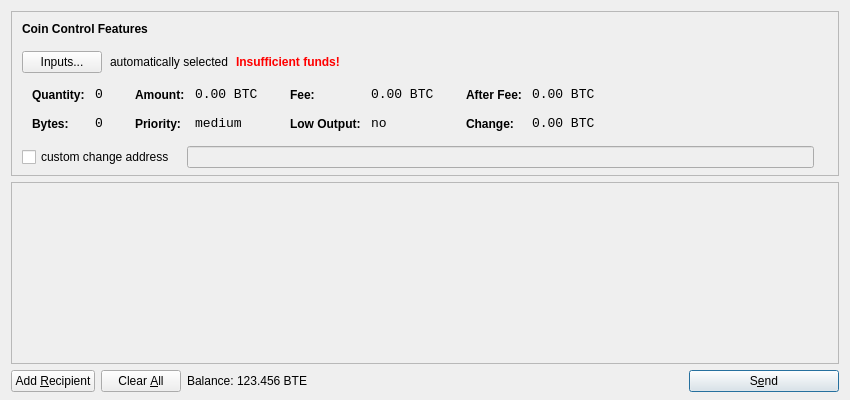
<?xml version="1.0" encoding="UTF-8"?>
<ui version="4.0">
 <class>SendCoinsDialog</class>
 <widget class="QDialog" name="SendCoinsDialog">
  <property name="geometry">
   <rect>
    <x>0</x>
    <y>0</y>
    <width>850</width>
    <height>400</height>
   </rect>
  </property>
  <property name="windowTitle">
   <string>Send Coins</string>
  </property>
  <layout class="QVBoxLayout" name="verticalLayout" stretch="0,1,0">
   <property name="bottomMargin">
    <number>8</number>
   </property>
   <item>
    <widget class="QFrame" name="frameCoinControl">
     <property name="sizePolicy">
      <sizepolicy hsizetype="Expanding" vsizetype="Expanding">
       <horstretch>0</horstretch>
       <verstretch>0</verstretch>
      </sizepolicy>
     </property>
     <property name="maximumSize">
      <size>
       <width>16777215</width>
       <height>16777215</height>
      </size>
     </property>
     <property name="frameShape">
      <enum>QFrame::StyledPanel</enum>
     </property>
     <property name="frameShadow">
      <enum>QFrame::Sunken</enum>
     </property>
     <layout class="QVBoxLayout" name="verticalLayoutCoinControl2">
      <property name="spacing">
       <number>-1</number>
      </property>
      <property name="leftMargin">
       <number>0</number>
      </property>
      <property name="topMargin">
       <number>0</number>
      </property>
      <property name="rightMargin">
       <number>0</number>
      </property>
      <property name="bottomMargin">
       <number>6</number>
      </property>
      <item>
       <layout class="QVBoxLayout" name="verticalLayoutCoinControl" stretch="0,0,0,0,1">
        <property name="spacing">
         <number>0</number>
        </property>
        <property name="leftMargin">
         <number>10</number>
        </property>
        <property name="topMargin">
         <number>10</number>
        </property>
        <item>
         <layout class="QHBoxLayout" name="horizontalLayoutCoinControl1">
          <property name="bottomMargin">
           <number>15</number>
          </property>
          <item>
           <widget class="QLabel" name="labelCoinControlFeatures">
            <property name="sizePolicy">
             <sizepolicy hsizetype="Preferred" vsizetype="Maximum">
              <horstretch>0</horstretch>
              <verstretch>0</verstretch>
             </sizepolicy>
            </property>
            <property name="font">
             <font>
              <weight>75</weight>
              <bold>true</bold>
             </font>
            </property>
            <property name="styleSheet">
             <string notr="true">font-weight:bold;</string>
            </property>
            <property name="text">
             <string>Coin Control Features</string>
            </property>
           </widget>
          </item>
         </layout>
        </item>
        <item>
         <layout class="QHBoxLayout" name="horizontalLayoutCoinControl2" stretch="0,0,0,0">
          <property name="spacing">
           <number>8</number>
          </property>
          <property name="bottomMargin">
           <number>10</number>
          </property>
          <item>
           <widget class="QPushButton" name="pushButtonCoinControl">
            <property name="styleSheet">
             <string notr="true"/>
            </property>
            <property name="text">
             <string>Inputs...</string>
            </property>
           </widget>
          </item>
          <item>
           <widget class="QLabel" name="labelCoinControlAutomaticallySelected">
            <property name="text">
             <string>automatically selected</string>
            </property>
            <property name="margin">
             <number>5</number>
            </property>
           </widget>
          </item>
          <item>
           <widget class="QLabel" name="labelCoinControlInsuffFunds">
            <property name="font">
             <font>
              <weight>75</weight>
              <bold>true</bold>
             </font>
            </property>
            <property name="styleSheet">
             <string notr="true">color:red;font-weight:bold;</string>
            </property>
            <property name="text">
             <string>Insufficient funds!</string>
            </property>
            <property name="margin">
             <number>5</number>
            </property>
           </widget>
          </item>
          <item>
           <spacer name="horizontalSpacerCoinControl">
            <property name="orientation">
             <enum>Qt::Horizontal</enum>
            </property>
            <property name="sizeHint" stdset="0">
             <size>
              <width>40</width>
              <height>1</height>
             </size>
            </property>
           </spacer>
          </item>
         </layout>
        </item>
        <item>
         <widget class="QWidget" name="widgetCoinControl" native="true">
          <property name="sizePolicy">
           <sizepolicy hsizetype="Preferred" vsizetype="Preferred">
            <horstretch>0</horstretch>
            <verstretch>0</verstretch>
           </sizepolicy>
          </property>
          <property name="minimumSize">
           <size>
            <width>0</width>
            <height>0</height>
           </size>
          </property>
          <property name="styleSheet">
           <string notr="true"/>
          </property>
          <layout class="QHBoxLayout" name="horizontalLayoutCoinControl5">
           <property name="margin">
            <number>0</number>
           </property>
           <item>
            <layout class="QHBoxLayout" name="horizontalLayoutCoinControl3" stretch="0,0,0,1">
             <property name="spacing">
              <number>20</number>
             </property>
             <property name="topMargin">
              <number>0</number>
             </property>
             <property name="bottomMargin">
              <number>10</number>
             </property>
             <item>
              <layout class="QFormLayout" name="formLayoutCoinControl1">
               <property name="horizontalSpacing">
                <number>10</number>
               </property>
               <property name="verticalSpacing">
                <number>14</number>
               </property>
               <property name="leftMargin">
                <number>10</number>
               </property>
               <property name="topMargin">
                <number>4</number>
               </property>
               <property name="rightMargin">
                <number>6</number>
               </property>
               <item row="0" column="0">
                <widget class="QLabel" name="labelCoinControlQuantityText">
                 <property name="styleSheet">
                  <string notr="true">font-weight:bold;</string>
                 </property>
                 <property name="text">
                  <string>Quantity:</string>
                 </property>
                 <property name="margin">
                  <number>0</number>
                 </property>
                </widget>
               </item>
               <item row="0" column="1">
                <widget class="QLabel" name="labelCoinControlQuantity">
                 <property name="font">
                  <font>
                   <family>Monospace</family>
                   <pointsize>10</pointsize>
                  </font>
                 </property>
                 <property name="cursor">
                  <cursorShape>IBeamCursor</cursorShape>
                 </property>
                 <property name="contextMenuPolicy">
                  <enum>Qt::ActionsContextMenu</enum>
                 </property>
                 <property name="text">
                  <string notr="true">0</string>
                 </property>
                 <property name="margin">
                  <number>0</number>
                 </property>
                 <property name="textInteractionFlags">
                  <set>Qt::LinksAccessibleByMouse|Qt::TextSelectableByKeyboard|Qt::TextSelectableByMouse</set>
                 </property>
                </widget>
               </item>
               <item row="1" column="0">
                <widget class="QLabel" name="labelCoinControlBytesText">
                 <property name="styleSheet">
                  <string notr="true">font-weight:bold;</string>
                 </property>
                 <property name="text">
                  <string>Bytes:</string>
                 </property>
                </widget>
               </item>
               <item row="1" column="1">
                <widget class="QLabel" name="labelCoinControlBytes">
                 <property name="font">
                  <font>
                   <family>Monospace</family>
                   <pointsize>10</pointsize>
                  </font>
                 </property>
                 <property name="cursor">
                  <cursorShape>IBeamCursor</cursorShape>
                 </property>
                 <property name="contextMenuPolicy">
                  <enum>Qt::ActionsContextMenu</enum>
                 </property>
                 <property name="text">
                  <string notr="true">0</string>
                 </property>
                 <property name="textInteractionFlags">
                  <set>Qt::LinksAccessibleByMouse|Qt::TextSelectableByKeyboard|Qt::TextSelectableByMouse</set>
                 </property>
                </widget>
               </item>
              </layout>
             </item>
             <item>
              <layout class="QFormLayout" name="formLayoutCoinControl2">
               <property name="horizontalSpacing">
                <number>10</number>
               </property>
               <property name="verticalSpacing">
                <number>14</number>
               </property>
               <property name="leftMargin">
                <number>6</number>
               </property>
               <property name="topMargin">
                <number>4</number>
               </property>
               <property name="rightMargin">
                <number>6</number>
               </property>
               <item row="0" column="0">
                <widget class="QLabel" name="labelCoinControlAmountText">
                 <property name="styleSheet">
                  <string notr="true">font-weight:bold;</string>
                 </property>
                 <property name="text">
                  <string>Amount:</string>
                 </property>
                 <property name="margin">
                  <number>0</number>
                 </property>
                </widget>
               </item>
               <item row="0" column="1">
                <widget class="QLabel" name="labelCoinControlAmount">
                 <property name="font">
                  <font>
                   <family>Monospace</family>
                   <pointsize>10</pointsize>
                  </font>
                 </property>
                 <property name="cursor">
                  <cursorShape>IBeamCursor</cursorShape>
                 </property>
                 <property name="contextMenuPolicy">
                  <enum>Qt::ActionsContextMenu</enum>
                 </property>
                 <property name="text">
                  <string notr="true">0.00 BTC</string>
                 </property>
                 <property name="textInteractionFlags">
                  <set>Qt::LinksAccessibleByMouse|Qt::TextSelectableByKeyboard|Qt::TextSelectableByMouse</set>
                 </property>
                </widget>
               </item>
               <item row="1" column="0">
                <widget class="QLabel" name="labelCoinControlPriorityText">
                 <property name="styleSheet">
                  <string notr="true">font-weight:bold;</string>
                 </property>
                 <property name="text">
                  <string>Priority:</string>
                 </property>
                </widget>
               </item>
               <item row="1" column="1">
                <widget class="QLabel" name="labelCoinControlPriority">
                 <property name="font">
                  <font>
                   <family>Monospace</family>
                   <pointsize>10</pointsize>
                  </font>
                 </property>
                 <property name="cursor">
                  <cursorShape>IBeamCursor</cursorShape>
                 </property>
                 <property name="contextMenuPolicy">
                  <enum>Qt::ActionsContextMenu</enum>
                 </property>
                 <property name="text">
                  <string>medium</string>
                 </property>
                 <property name="textInteractionFlags">
                  <set>Qt::LinksAccessibleByMouse|Qt::TextSelectableByKeyboard|Qt::TextSelectableByMouse</set>
                 </property>
                </widget>
               </item>
              </layout>
             </item>
             <item>
              <layout class="QFormLayout" name="formLayoutCoinControl3">
               <property name="horizontalSpacing">
                <number>10</number>
               </property>
               <property name="verticalSpacing">
                <number>14</number>
               </property>
               <property name="leftMargin">
                <number>6</number>
               </property>
               <property name="topMargin">
                <number>4</number>
               </property>
               <property name="rightMargin">
                <number>6</number>
               </property>
               <item row="0" column="0">
                <widget class="QLabel" name="labelCoinControlFeeText">
                 <property name="styleSheet">
                  <string notr="true">font-weight:bold;</string>
                 </property>
                 <property name="text">
                  <string>Fee:</string>
                 </property>
                 <property name="margin">
                  <number>0</number>
                 </property>
                </widget>
               </item>
               <item row="0" column="1">
                <widget class="QLabel" name="labelCoinControlFee">
                 <property name="font">
                  <font>
                   <family>Monospace</family>
                   <pointsize>10</pointsize>
                  </font>
                 </property>
                 <property name="cursor">
                  <cursorShape>IBeamCursor</cursorShape>
                 </property>
                 <property name="contextMenuPolicy">
                  <enum>Qt::ActionsContextMenu</enum>
                 </property>
                 <property name="text">
                  <string notr="true">0.00 BTC</string>
                 </property>
                 <property name="textInteractionFlags">
                  <set>Qt::LinksAccessibleByMouse|Qt::TextSelectableByKeyboard|Qt::TextSelectableByMouse</set>
                 </property>
                </widget>
               </item>
               <item row="1" column="0">
                <widget class="QLabel" name="labelCoinControlLowOutputText">
                 <property name="styleSheet">
                  <string notr="true">font-weight:bold;</string>
                 </property>
                 <property name="text">
                  <string>Low Output:</string>
                 </property>
                </widget>
               </item>
               <item row="1" column="1">
                <widget class="QLabel" name="labelCoinControlLowOutput">
                 <property name="font">
                  <font>
                   <family>Monospace</family>
                   <pointsize>10</pointsize>
                  </font>
                 </property>
                 <property name="cursor">
                  <cursorShape>IBeamCursor</cursorShape>
                 </property>
                 <property name="contextMenuPolicy">
                  <enum>Qt::ActionsContextMenu</enum>
                 </property>
                 <property name="text">
                  <string>no</string>
                 </property>
                 <property name="textInteractionFlags">
                  <set>Qt::LinksAccessibleByMouse|Qt::TextSelectableByKeyboard|Qt::TextSelectableByMouse</set>
                 </property>
                </widget>
               </item>
              </layout>
             </item>
             <item>
              <layout class="QFormLayout" name="formLayoutCoinControl4">
               <property name="horizontalSpacing">
                <number>10</number>
               </property>
               <property name="verticalSpacing">
                <number>14</number>
               </property>
               <property name="leftMargin">
                <number>6</number>
               </property>
               <property name="topMargin">
                <number>4</number>
               </property>
               <property name="rightMargin">
                <number>6</number>
               </property>
               <item row="0" column="0">
                <widget class="QLabel" name="labelCoinControlAfterFeeText">
                 <property name="styleSheet">
                  <string notr="true">font-weight:bold;</string>
                 </property>
                 <property name="text">
                  <string>After Fee:</string>
                 </property>
                 <property name="margin">
                  <number>0</number>
                 </property>
                </widget>
               </item>
               <item row="0" column="1">
                <widget class="QLabel" name="labelCoinControlAfterFee">
                 <property name="font">
                  <font>
                   <family>Monospace</family>
                   <pointsize>10</pointsize>
                  </font>
                 </property>
                 <property name="cursor">
                  <cursorShape>IBeamCursor</cursorShape>
                 </property>
                 <property name="contextMenuPolicy">
                  <enum>Qt::ActionsContextMenu</enum>
                 </property>
                 <property name="text">
                  <string notr="true">0.00 BTC</string>
                 </property>
                 <property name="textInteractionFlags">
                  <set>Qt::LinksAccessibleByMouse|Qt::TextSelectableByKeyboard|Qt::TextSelectableByMouse</set>
                 </property>
                </widget>
               </item>
               <item row="1" column="0">
                <widget class="QLabel" name="labelCoinControlChangeText">
                 <property name="styleSheet">
                  <string notr="true">font-weight:bold;</string>
                 </property>
                 <property name="text">
                  <string>Change:</string>
                 </property>
                </widget>
               </item>
               <item row="1" column="1">
                <widget class="QLabel" name="labelCoinControlChange">
                 <property name="font">
                  <font>
                   <family>Monospace</family>
                   <pointsize>10</pointsize>
                  </font>
                 </property>
                 <property name="cursor">
                  <cursorShape>IBeamCursor</cursorShape>
                 </property>
                 <property name="contextMenuPolicy">
                  <enum>Qt::ActionsContextMenu</enum>
                 </property>
                 <property name="text">
                  <string notr="true">0.00 BTC</string>
                 </property>
                 <property name="textInteractionFlags">
                  <set>Qt::LinksAccessibleByMouse|Qt::TextSelectableByKeyboard|Qt::TextSelectableByMouse</set>
                 </property>
                </widget>
               </item>
              </layout>
             </item>
            </layout>
           </item>
          </layout>
         </widget>
        </item>
        <item>
         <layout class="QHBoxLayout" name="horizontalLayoutCoinControl4" stretch="0,0,0">
          <property name="spacing">
           <number>12</number>
          </property>
          <property name="sizeConstraint">
           <enum>QLayout::SetDefaultConstraint</enum>
          </property>
          <property name="topMargin">
           <number>5</number>
          </property>
          <property name="rightMargin">
           <number>5</number>
          </property>
          <item>
           <widget class="QCheckBox" name="checkBoxCoinControlChange">
            <property name="text">
             <string>custom change address</string>
            </property>
           </widget>
          </item>
          <item>
           <widget class="QLineEdit" name="lineEditCoinControlChange">
            <property name="enabled">
             <bool>false</bool>
            </property>
            <property name="sizePolicy">
             <sizepolicy hsizetype="Expanding" vsizetype="Fixed">
              <horstretch>0</horstretch>
              <verstretch>0</verstretch>
             </sizepolicy>
            </property>
           </widget>
          </item>
          <item>
           <widget class="QLabel" name="labelCoinControlChangeLabel">
            <property name="sizePolicy">
             <sizepolicy hsizetype="Preferred" vsizetype="Expanding">
              <horstretch>0</horstretch>
              <verstretch>0</verstretch>
             </sizepolicy>
            </property>
            <property name="minimumSize">
             <size>
              <width>0</width>
              <height>0</height>
             </size>
            </property>
            <property name="text">
             <string/>
            </property>
            <property name="margin">
             <number>3</number>
            </property>
           </widget>
          </item>
         </layout>
        </item>
        <item>
         <spacer name="verticalSpacerCoinControl">
          <property name="orientation">
           <enum>Qt::Vertical</enum>
          </property>
          <property name="sizeHint" stdset="0">
           <size>
            <width>800</width>
            <height>1</height>
           </size>
          </property>
         </spacer>
        </item>
       </layout>
      </item>
     </layout>
    </widget>
   </item>
   <item>
    <widget class="QScrollArea" name="scrollArea">
     <property name="widgetResizable">
      <bool>true</bool>
     </property>
     <widget class="QWidget" name="scrollAreaWidgetContents">
      <property name="geometry">
       <rect>
        <x>0</x>
        <y>0</y>
        <width>830</width>
        <height>165</height>
       </rect>
      </property>
      <layout class="QVBoxLayout" name="verticalLayout_2">
       <property name="margin">
        <number>0</number>
       </property>
       <item>
        <layout class="QVBoxLayout" name="entries">
         <property name="spacing">
          <number>6</number>
         </property>
        </layout>
       </item>
       <item>
        <spacer name="verticalSpacer">
         <property name="orientation">
          <enum>Qt::Vertical</enum>
         </property>
         <property name="sizeHint" stdset="0">
          <size>
           <width>20</width>
           <height>40</height>
          </size>
         </property>
        </spacer>
       </item>
      </layout>
     </widget>
    </widget>
   </item>
   <item>
    <layout class="QHBoxLayout" name="horizontalLayout">
     <item>
      <widget class="QPushButton" name="addButton">
       <property name="toolTip">
        <string>Send to multiple recipients at once</string>
       </property>
       <property name="text">
        <string>Add &amp;Recipient</string>
       </property>
       <property name="icon">
        <iconset resource="../bitcoin.qrc">
         <normaloff>:/icons/add</normaloff>:/icons/add</iconset>
       </property>
       <property name="autoDefault">
        <bool>false</bool>
       </property>
      </widget>
     </item>
     <item>
      <widget class="QPushButton" name="clearButton">
       <property name="sizePolicy">
        <sizepolicy hsizetype="Minimum" vsizetype="Fixed">
         <horstretch>0</horstretch>
         <verstretch>0</verstretch>
        </sizepolicy>
       </property>
       <property name="toolTip">
        <string>Remove all transaction fields</string>
       </property>
       <property name="text">
        <string>Clear &amp;All</string>
       </property>
       <property name="icon">
        <iconset resource="../bitcoin.qrc">
         <normaloff>:/icons/remove</normaloff>:/icons/remove</iconset>
       </property>
       <property name="autoRepeatDelay">
        <number>300</number>
       </property>
       <property name="autoDefault">
        <bool>false</bool>
       </property>
      </widget>
     </item>
     <item>
      <layout class="QHBoxLayout" name="horizontalLayout_2">
       <property name="spacing">
        <number>3</number>
       </property>
       <item>
        <widget class="QLabel" name="label">
         <property name="text">
          <string>Balance:</string>
         </property>
        </widget>
       </item>
       <item>
        <widget class="QLabel" name="labelBalance">
         <property name="cursor">
          <cursorShape>IBeamCursor</cursorShape>
         </property>
         <property name="text">
          <string>123.456 BTE</string>
         </property>
         <property name="textInteractionFlags">
          <set>Qt::LinksAccessibleByMouse|Qt::TextSelectableByKeyboard|Qt::TextSelectableByMouse</set>
         </property>
        </widget>
       </item>
      </layout>
     </item>
     <item>
      <spacer name="horizontalSpacer">
       <property name="orientation">
        <enum>Qt::Horizontal</enum>
       </property>
       <property name="sizeHint" stdset="0">
        <size>
         <width>40</width>
         <height>20</height>
        </size>
       </property>
      </spacer>
     </item>
     <item>
      <widget class="QPushButton" name="sendButton">
       <property name="minimumSize">
        <size>
         <width>150</width>
         <height>0</height>
        </size>
       </property>
       <property name="toolTip">
        <string>Confirm the send action</string>
       </property>
       <property name="text">
        <string>S&amp;end</string>
       </property>
       <property name="icon">
        <iconset resource="../bitcoin.qrc">
         <normaloff>:/icons/send</normaloff>:/icons/send</iconset>
       </property>
       <property name="default">
        <bool>true</bool>
       </property>
      </widget>
     </item>
    </layout>
   </item>
  </layout>
 </widget>
 <resources>
  <include location="../bitcoin.qrc"/>
 </resources>
 <connections/>
</ui>
